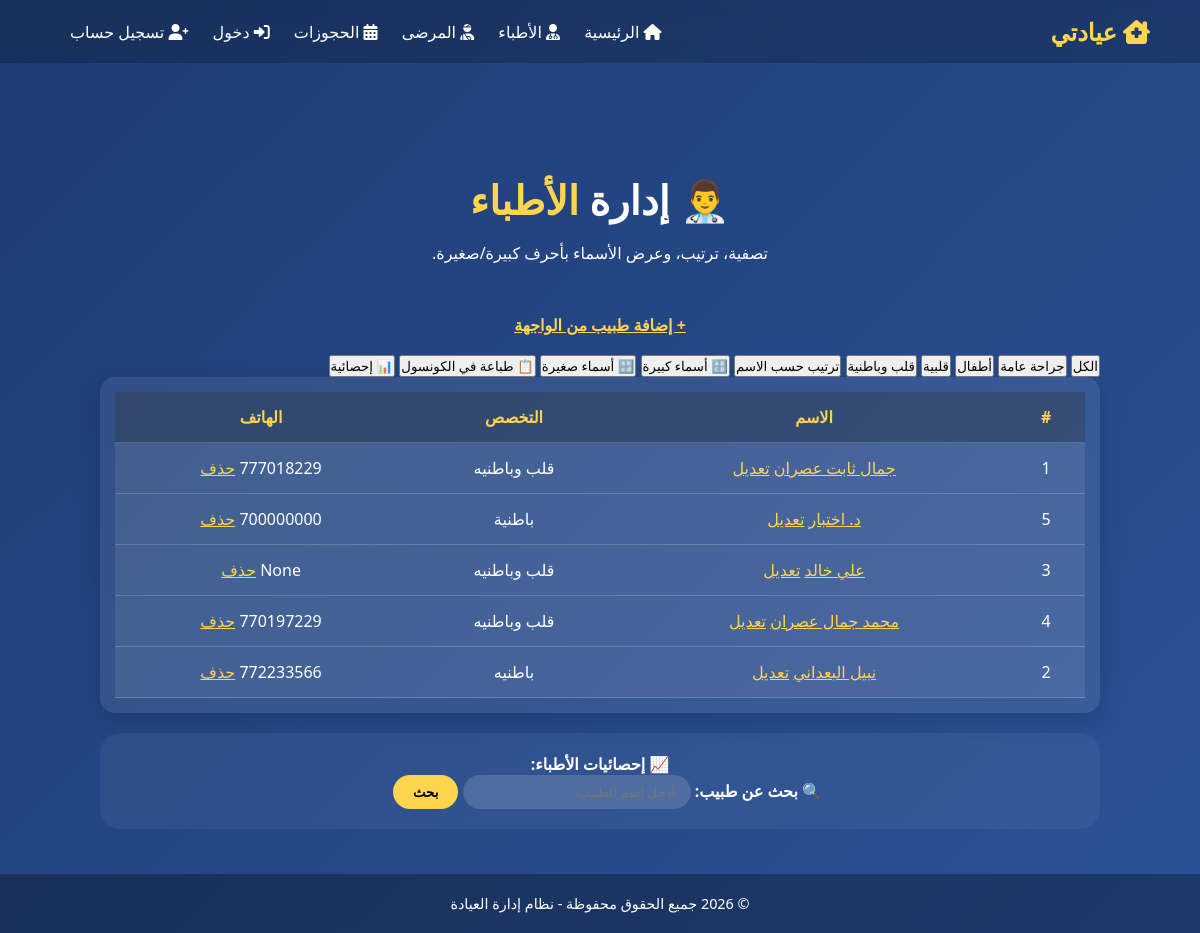
The app's page /doctors/ with its own data.
### store/models.py (models this page shows, shortened)
class Doctor(models.Model):
    name = models.CharField(max_length=100, verbose_name='اسم الطبيب')
    specialty = models.CharField(max_length=100, verbose_name='التخصص')
    phone = models.CharField(max_length=20, verbose_name='الهاتف', blank=True, null=True)
    is_active = models.BooleanField(default=True, verbose_name='متاح للحجز')
    objects = DoctorQuerySet.as_manager()

### store/views.py (the view, shortened to what this page needs)
# urls.py: path('doctors/', views.doctors, name='doctors'),
def doctors(request):
    form = SearchForm(request.GET or None)
    doctors_list = Doctor.objects.with_profile().with_services().active().ordered()
    return render(request, 'store/doctors.html', {'doctors': doctors_list, 'search_form': form})

### store/forms.py
class SearchForm(forms.Form):
    q = forms.CharField(required=False, label='كلمة البحث')
    specialty = forms.CharField(required=False, label='التخصص')
    service = forms.ModelChoiceField(
        queryset=Service.objects.all(), required=False, empty_label='كل الخدمات', label='الخدمة'
    )

### store/models.py (called while the page is built)
    def active(self):
        return self.filter(is_active=True)

    def ordered(self, field='name'):
        allowed = {'name', '-name', 'specialty', '-specialty'}
        return self.order_by(field if field in allowed else 'name')

    def with_profile(self):
        return self.select_related('profile').prefetch_related('services')

    def with_services(self):
        return self.prefetch_related('services')

### store/templates/store/doctors.html (shortened to what this page needs)
{% extends 'base.html' %}
{% block content %}
<section class="hero" style="min-height:20vh; padding-top:100px;">
    <div><h1>👨‍⚕️ إدارة <span>الأطباء</span></h1><p>تصفية، ترتيب، وعرض الأسماء بأحرف كبيرة/صغيرة.</p></div>
</section>
<section class="data-section">
    <div style="text-align:center; margin-bottom:18px;"><a href="{% url 'doctor_create' %}" style="color:#ffd54f; font-weight:bold;">+ إضافة طبيب من الواجهة</a></div>
    <div class="filter-buttons">
        <button onclick="filterDoctors('all')">الكل</button>
        <button onclick="filterDoctors('جراحة عامة')">جراحة عامة</button>
        <button onclick="filterDoctors('اطفال')">أطفال</button>
        <button onclick="filterDoctors('قلبية')">قلبية</button>
        <button onclick="filterDoctors('قلب و باطنية')">قلب وباطنية</button>
        <button onclick="sortDoctorsByName()">ترتيب حسب الاسم</button>
        <button onclick="alert(getDoctorsNamesUpper())">🔠 أسماء كبيرة</button>
        <button onclick="alert(getDoctorsNamesLower())">🔡 أسماء صغيرة</button>
        <button onclick="logDoctors()">📋 طباعة في الكونسول</button>
        <button onclick="alert('إجمالي الأطباء: ' + doctors.length + ' طبيب')">📊 إحصائية</button>
    </div>
    <div class="table-wrap">
        <table>
            <thead><tr><th>#</th><th>الاسم</th><th>التخصص</th><th>الهاتف</th></tr></thead>
            <tbody id="doctorTableBody">
                {% for doctor in doctors %}
                <tr>
                    <td>{{ doctor.id }}</td>
                    <td><a href="{% url 'doctor_detail' doctor.pk %}" style="color:#ffd54f;">{{ doctor.name }}</a> <a href="{% url 'doctor_update' doctor.pk %}" style="color:#ffd54f;">تعديل</a></td>
                    <td>{{ doctor.specialty }}</td>
                    <td>{{ doctor.phone }} <a href="{% url 'doctor_delete' doctor.pk %}" style="color:#ffd54f;">حذف</a></td>
                </tr>
                {% empty %}
                <tr><td colspan="4">لا يوجد أطباء حالياً (أضفهم من لوحة الأدمن)</td></tr>
                {% endfor %}
            </tbody>
        </table>
    </div>
    <div style="margin-top:20px; text-align:center; background:rgba(255,255,255,0.05); padding:20px; border-radius:20px;">
        <p><strong>📈 إحصائيات الأطباء:</strong> </p>
        <p><strong>🔍 بحث عن طبيب:</strong>
            <input type="text" id="searchDoctorInput" placeholder="أدخل اسم الطبيب" style="padding:8px 15px; border-radius:30px; border:none; background:rgba(255,255,255,0.15); color:#fff;">
            <button onclick="searchDoctor()" style="padding:8px 20px; border-radius:30px; border:none; background:#ffd54f; color:#000; font-weight:bold; cursor:pointer;">بحث</button>
        </p>
    </div>
</section>
{% endblock %}

### store/templates/base.html (shortened to what this page needs)
{% load static %}
<!DOCTYPE html>
<html lang="ar" dir="rtl">
<head>
    <link rel="stylesheet" href="https://cdnjs.cloudflare.com/ajax/libs/font-awesome/6.0.0/css/all.min.css">
    <link rel="stylesheet" href="{% static 'css/style.css' %}">
</head>
<body>
<header>
    <div class="logo"><i class="fas fa-clinic-medical"></i> عيادتي</div>
    <nav>
        <a href="{% url 'home' %}"><i class="fas fa-home"></i> الرئيسية</a>
        <a href="{% url 'doctors' %}"><i class="fas fa-user-md"></i> الأطباء</a>
        <a href="{% url 'patients' %}"><i class="fas fa-user-injured"></i> المرضى</a>
        <a href="{% url 'booking' %}"><i class="fas fa-calendar-alt"></i> الحجوزات</a>
        {% if user.is_authenticated %}
            <span class="welcome">مرحبًا، {{ user.username }}</span>
            <a href="{% url 'notifications' %}"><i class="fas fa-bell"></i> إشعاراتي</a>
            <a href="{% url 'logout' %}"><i class="fas fa-sign-out-alt"></i> خروج</a>
        {% else %}
            <a href="{% url 'login' %}"><i class="fas fa-sign-in-alt"></i> دخول</a>
            <a href="{% url 'register' %}"><i class="fas fa-user-plus"></i> تسجيل حساب</a>
        {% endif %}
    </nav>
</header>
<main>
    {% block content %}{% endblock %}
</main>
<footer><p>&copy; 2026 جميع الحقوق محفوظة - نظام إدارة العيادة</p></footer>
</body>
</html>

### static/css/style.css (style rules this page uses)
* { margin: 0; padding: 0; box-sizing: border-box; font-family: 'Segoe UI', Tahoma, sans-serif; }
body { background: linear-gradient(135deg, #1e3c72 0%, #2a5298 100%); color: #fff; min-height: 100vh; display: flex; flex-direction: column; }
header { background: rgba(0,0,0,.2); backdrop-filter: blur(10px); padding: 15px 50px; display: flex; justify-content: space-between; align-items: center; position: fixed; width: 100%; top: 0; z-index: 1000; }
.logo { font-size: 24px; font-weight: bold; color: #ffd54f; }
nav a { color: #fff; text-decoration: none; margin-left: 20px; font-size: 16px; transition: .3s; }
main { padding-top: 72px; }
footer { margin-top: auto; text-align: center; padding: 20px; background: rgba(0,0,0,.3); font-size: .9rem; }
.hero { min-height: 20vh; display: flex; justify-content: center; align-items: center; text-align: center; padding: 100px 20px 30px; }
.hero h1 { font-size: 2.5rem; margin-bottom: 15px; }
.hero h1 span { color: #ffd54f; }
.data-section { padding: 20px 50px 45px; max-width: 1100px; margin: 0 auto; width: 100%; }
.table-wrap { overflow-x: auto; background: rgba(255,255,255,.08); border-radius: 15px; padding: 15px; box-shadow: 0 8px 24px rgba(0,0,0,.14); }
table { width: 100%; border-collapse: collapse; text-align: center; background: rgba(255,255,255,.08); }
th, td { padding: 14px 15px; border-bottom: 1px solid rgba(255,255,255,.18); }
th { background: rgba(0,0,0,.25); color: #ffd54f; font-size: 1rem; }
td { color: #fff; font-size: 1rem; }

### records on screen
Doctor: id "1", name "جمال ثابت عصران", specialty "قلب وباطنيه", phone "777018229"
Doctor: id "5", name "د. اختبار", specialty "باطنية", phone "700000000"
Doctor: id "3", name "علي خالد", specialty "قلب وباطنيه"
Doctor: id "4", name "محمد جمال عصران", specialty "قلب وباطنيه", phone "770197229"
Doctor: id "2", name "نبيل البعداني", specialty "باطنيه", phone "772233566"
